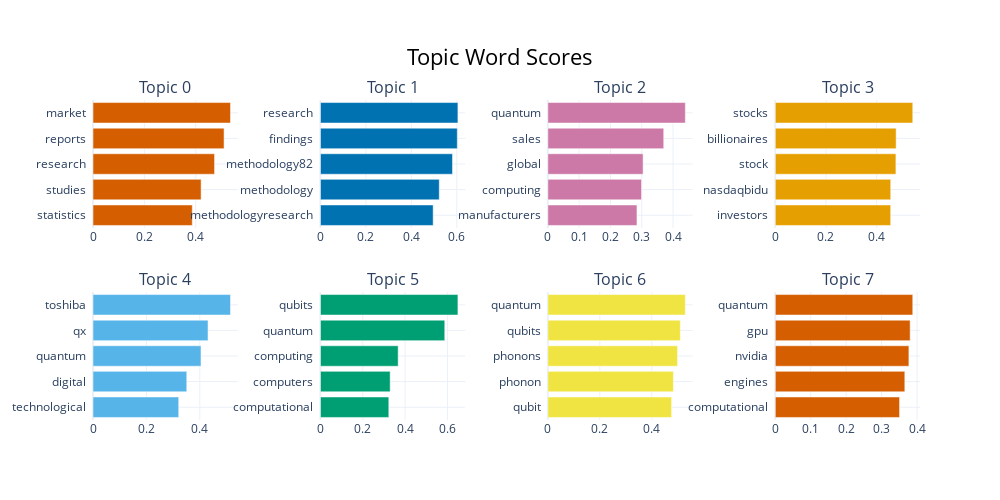

Source (notebook cell):
### Code cell
word_wizard.topic_model.visualize_barchart()

### Figure 1 — Plotly figure (JSON) as saved in the notebook; plotly's stock layout.template omitted (floating-point values rounded to 4 significant figures)
{"data": [{"marker": {"color": "#D55E00"}, "orientation": "h", "type": "bar", "x": [0.3867, 0.421, 0.4734, 0.5105, 0.5355], "xaxis": "x", "y": ["statistics  ", "studies  ", "research  ", "reports  ", "market  "], "yaxis": "y"}, {"marker": {"color": "#0072B2"}, "orientation": "h", "type": "bar", "x": [0.4959, 0.5227, 0.581, 0.6021, 0.6048], "xaxis": "x2", "y": ["methodologyresearch  ", "methodology  ", "methodology82  ", "findings  ", "research  "], "yaxis": "y2"}, {"marker": {"color": "#CC79A7"}, "orientation": "h", "type": "bar", "x": [0.2847, 0.2993, 0.3043, 0.3702, 0.4393], "xaxis": "x3", "y": ["manufacturers  ", "computing  ", "global  ", "sales  ", "quantum  "], "yaxis": "y3"}, {"marker": {"color": "#E69F00"}, "orientation": "h", "type": "bar", "x": [0.4552, 0.4554, 0.4759, 0.4767, 0.5424], "xaxis": "x4", "y": ["investors  ", "nasdaqbidu  ", "stock  ", "billionaires  ", "stocks  "], "yaxis": "y4"}, {"marker": {"color": "#56B4E9"}, "orientation": "h", "type": "bar", "x": [0.321, 0.3512, 0.4045, 0.4308, 0.5149], "xaxis": "x5", "y": ["technological  ", "digital  ", "quantum  ", "qx  ", "toshiba  "], "yaxis": "y5"}, {"marker": {"color": "#009E73"}, "orientation": "h", "type": "bar", "x": [0.3231, 0.3294, 0.3672, 0.5874, 0.6495], "xaxis": "x6", "y": ["computational  ", "computers  ", "computing  ", "quantum  ", "qubits  "], "yaxis": "y6"}, {"marker": {"color": "#F0E442"}, "orientation": "h", "type": "bar", "x": [0.4762, 0.4832, 0.4991, 0.5098, 0.529], "xaxis": "x7", "y": ["qubit  ", "phonon  ", "phonons  ", "qubits  ", "quantum  "], "yaxis": "y7"}, {"marker": {"color": "#D55E00"}, "orientation": "h", "type": "bar", "x": [0.3507, 0.3655, 0.3771, 0.3806, 0.388], "xaxis": "x8", "y": ["computational  ", "engines  ", "nvidia  ", "gpu  ", "quantum  "], "yaxis": "y8"}], "layout": {"annotations": [{"font": {"size": 16}, "showarrow": false, "text": "Topic 0", "x": 0.0875, "xanchor": "center", "xref": "paper", "y": 1, "yanchor": "bottom", "yref": "paper"}, {"font": {"size": 16}, "showarrow": false, "text": "Topic 1", "x": 0.3625, "xanchor": "center", "xref": "paper", "y": 1, "yanchor": "bottom", "yref": "paper"}, {"font": {"size": 16}, "showarrow": false, "text": "Topic 2", "x": 0.6375, "xanchor": "center", "xref": "paper", "y": 1, "yanchor": "bottom", "yref": "paper"}, {"font": {"size": 16}, "showarrow": false, "text": "Topic 3", "x": 0.9125, "xanchor": "center", "xref": "paper", "y": 1, "yanchor": "bottom", "yref": "paper"}, {"font": {"size": 16}, "showarrow": false, "text": "Topic 4", "x": 0.0875, "xanchor": "center", "xref": "paper", "y": 0.4, "yanchor": "bottom", "yref": "paper"}, {"font": {"size": 16}, "showarrow": false, "text": "Topic 5", "x": 0.3625, "xanchor": "center", "xref": "paper", "y": 0.4, "yanchor": "bottom", "yref": "paper"}, {"font": {"size": 16}, "showarrow": false, "text": "Topic 6", "x": 0.6375, "xanchor": "center", "xref": "paper", "y": 0.4, "yanchor": "bottom", "yref": "paper"}, {"font": {"size": 16}, "showarrow": false, "text": "Topic 7", "x": 0.9125, "xanchor": "center", "xref": "paper", "y": 0.4, "yanchor": "bottom", "yref": "paper"}], "height": 500, "hoverlabel": {"bgcolor": "white", "font": {"family": "Rockwell", "size": 16}}, "showlegend": false, "title": {"font": {"color": "Black", "size": 22}, "text": "Topic Word Scores", "x": 0.5, "xanchor": "center", "yanchor": "top"}, "width": 1000, "xaxis": {"anchor": "y", "domain": [0, 0.175], "showgrid": true}, "xaxis2": {"anchor": "y2", "domain": [0.275, 0.45], "showgrid": true}, "xaxis3": {"anchor": "y3", "domain": [0.55, 0.725], "showgrid": true}, "xaxis4": {"anchor": "y4", "domain": [0.825, 1], "showgrid": true}, "xaxis5": {"anchor": "y5", "domain": [0, 0.175], "showgrid": true}, "xaxis6": {"anchor": "y6", "domain": [0.275, 0.45], "showgrid": true}, "xaxis7": {"anchor": "y7", "domain": [0.55, 0.725], "showgrid": true}, "xaxis8": {"anchor": "y8", "domain": [0.825, 1], "showgrid": true}, "yaxis": {"anchor": "x", "domain": [0.6, 1], "showgrid": true}, "yaxis2": {"anchor": "x2", "domain": [0.6, 1], "showgrid": true}, "yaxis3": {"anchor": "x3", "domain": [0.6, 1], "showgrid": true}, "yaxis4": {"anchor": "x4", "domain": [0.6, 1], "showgrid": true}, "yaxis5": {"anchor": "x5", "domain": [0, 0.4], "showgrid": true}, "yaxis6": {"anchor": "x6", "domain": [0, 0.4], "showgrid": true}, "yaxis7": {"anchor": "x7", "domain": [0, 0.4], "showgrid": true}, "yaxis8": {"anchor": "x8", "domain": [0, 0.4], "showgrid": true}}}
